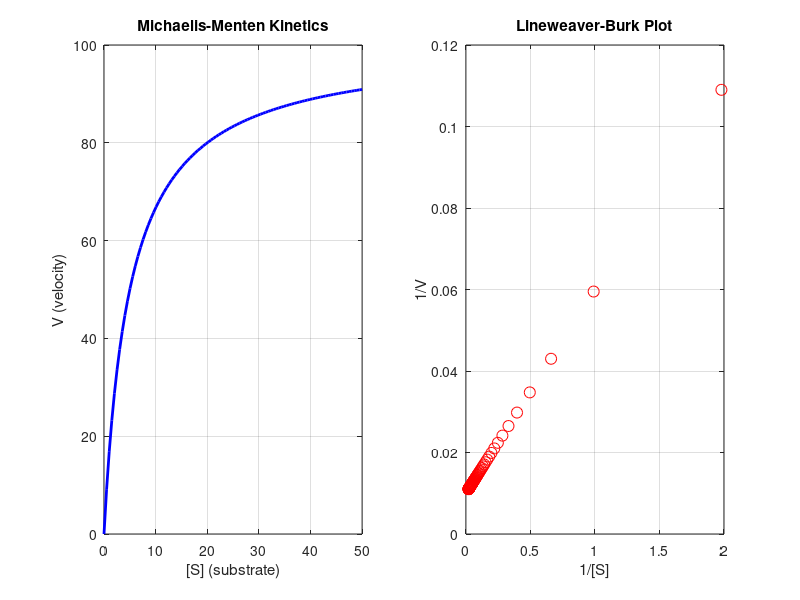

The MATLAB source for this figure: (Note: this script raises an error after producing the figure.)
% 02_computational_chemistry.m
% UniLab Computational Chemistry: Reaction Kinetics & Thermodynamics

clear all;
close all;
clc;

disp('🧪 UniLab Computational Chemistry Lab');
disp('======================================');

%% 1. Enzyme Kinetics (Michaelis-Menten)
disp('--- 1. Michaelis-Menten Enzyme Kinetics ---');
% V = Vmax * [S] / (Km + [S])
Vmax = 100.0; Km_const = 5.0;
S_subs = linspace(0, 50, 100);
V_rate = Vmax * S_subs ./ (Km_const + S_subs);

figure;
subplot(1, 2, 1);
plot(S_subs, V_rate, 'b-', 'LineWidth', 2);
title('Michaelis-Menten Kinetics');
xlabel('[S] (substrate)'); ylabel('V (velocity)');
grid on;

subplot(1, 2, 2);
% skip first point to avoid divide by zero
inv_S = 1.0 ./ S_subs(2:end);
inv_V = 1.0 ./ V_rate(2:end);
plot(inv_S, inv_V, 'ro', 'MarkerSize', 8);
title('Lineweaver-Burk Plot');
xlabel('1/[S]'); ylabel('1/V');
grid on;

%% 2. Consecutive Reaction Kinetics (A -> B -> C)
disp(' ');
disp('--- 2. Consecutive Reaction Kinetics (A -> B -> C) ---');
% Using ODE solver
k1_rate = 0.5; k2_rate = 0.2;
y_init = [1.0, 0.0, 0.0]; % Row vector for state

function drdt = reaction_rates(t_val, r_state, k1, k2)
    % r_state is a vector
    A_conc = r_state(1); B_conc = r_state(2); C_conc = r_state(3);
    dA = -k1 * A_conc;
    dB = k1 * A_conc - k2 * B_conc;
    dC = k2 * B_conc;
    drdt = [dA, dB, dC]; % Return row vector
end

[T_vec, Y_mat] = ode45_custom(@(t, y) reaction_rates(t, y, k1_rate, k2_rate), [0, 20], y_init);

figure;
plot(T_vec, Y_mat(:, 1), 'r-', 'LineWidth', 2); hold on;
plot(T_vec, Y_mat(:, 2), 'g-', 'LineWidth', 2);
plot(T_vec, Y_mat(:, 3), 'b-', 'LineWidth', 2);
legend('Component A', 'Component B', 'Component C');
title('Reaction Kinetics: A \rightarrow B \rightarrow C');
xlabel('Time (s)'); ylabel('Concentration');
grid on;
hold off;

%% 3. Molecular Dynamics (Simple Lennard-Jones)
disp(' ');
disp('--- 3. Molecular Dynamics (Lennard-Jones Potential) ---');

function s_nxt = lj_step(s_cur, p_par)
    s_nxt = s_cur;
    dt_step = 0.05;
    % Using direct access to avoid transpiler issues with local re-assignment
    f_force = 48.0 * p_par.eps * (p_par.sigma^12 / s_cur.r^13 - 0.5 * p_par.sigma^6 / s_cur.r^7);
    v_new = s_cur.v + f_force * dt_step;
    s_nxt.r = s_cur.r + v_new * dt_step;
    s_nxt.v = v_new;
    s_nxt.h = [s_cur.h; s_nxt.r];
end

function lj_draw(ax_obj, s_dyn)
    plot(ax_obj, s_dyn.h, 'b-');
    title(ax_obj, 'Atomic Distance (Lennard-Jones)');
    xlabel(ax_obj, 'Step'); ylabel(ax_obj, 'Distance');
end

% Simulating two atoms interaction
simulate('algorithm', 'step', @lj_step, 'draw', @lj_draw, 'state', struct('r', 2.0, 'v', 0.0, 'h', []), 'eps', 1.0, 'sigma', 1.0, 'max_steps', 20);

disp('Computational Chemistry Lab Complete.');
